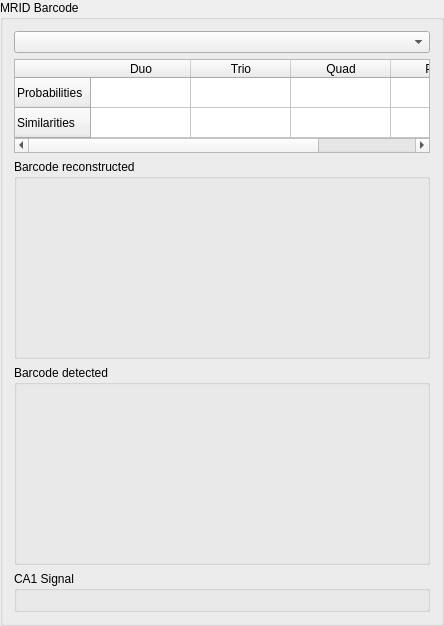
             <widget class="QGroupBox" name="groupBox_barcode">
              <property name="title">
               <string>MRID Barcode</string>
              </property>
              <layout class="QGridLayout" name="gridLayout_8">
               <item row="2" column="0">
                <widget class="QGroupBox" name="groupbox_barcode1">
                 <property name="minimumSize">
                  <size>
                   <width>0</width>
                   <height>200</height>
                  </size>
                 </property>
                 <property name="maximumSize">
                  <size>
                   <width>16777215</width>
                   <height>1000</height>
                  </size>
                 </property>
                 <property name="title">
                  <string>Barcode reconstructed</string>
                 </property>
                 <layout class="QGridLayout" name="gridLayout_6">
                  <item row="0" column="0">
                   <widget class="MplWidget" name="widget_barcode_reconstructed" native="true">
                    <property name="minimumSize">
                     <size>
                      <width>0</width>
                      <height>100</height>
                     </size>
                    </property>
                   </widget>
                  </item>
                 </layout>
                </widget>
               </item>
               <item row="1" column="0">
                <widget class="QTableWidget" name="tableWidget_barcode">
                 <property name="sizePolicy">
                  <sizepolicy hsizetype="MinimumExpanding" vsizetype="MinimumExpanding">
                   <horstretch>0</horstretch>
                   <verstretch>0</verstretch>
                  </sizepolicy>
                 </property>
                 <property name="minimumSize">
                  <size>
                   <width>300</width>
                   <height>76</height>
                  </size>
                 </property>
                 <property name="maximumSize">
                  <size>
                   <width>721</width>
                   <height>383</height>
                  </size>
                 </property>
                 <property name="verticalScrollBarPolicy">
                  <enum>Qt::ScrollBarAsNeeded</enum>
                 </property>
                 <property name="horizontalScrollBarPolicy">
                  <enum>Qt::ScrollBarAsNeeded</enum>
                 </property>
                 <property name="sizeAdjustPolicy">
                  <enum>QAbstractScrollArea::AdjustToContents</enum>
                 </property>
                 <row>
                  <property name="text">
                   <string>Probabilities</string>
                  </property>
                 </row>
                 <row>
                  <property name="text">
                   <string>Similarities</string>
                  </property>
                 </row>
                 <column>
                  <property name="text">
                   <string>Duo</string>
                  </property>
                 </column>
                 <column>
                  <property name="text">
                   <string>Trio</string>
                  </property>
                 </column>
                 <column>
                  <property name="text">
                   <string>Quad</string>
                  </property>
                 </column>
                 <column>
                  <property name="text">
                   <string>Penta</string>
                  </property>
                 </column>
                </widget>
               </item>
               <item row="0" column="0">
                <widget class="QComboBox" name="comboBox_mridBarcodes"/>
               </item>
               <item row="3" column="0">
                <widget class="QGroupBox" name="groupbox_barcode0">
                 <property name="minimumSize">
                  <size>
                   <width>0</width>
                   <height>200</height>
                  </size>
                 </property>
                 <property name="maximumSize">
                  <size>
                   <width>16777215</width>
                   <height>1000</height>
                  </size>
                 </property>
                 <property name="title">
                  <string>Barcode detected</string>
                 </property>
                 <layout class="QGridLayout" name="gridLayout_67">
                  <item row="0" column="0">
                   <widget class="MplWidget" name="widget_barcode_detected" native="true">
                    <property name="minimumSize">
                     <size>
                      <width>0</width>
                      <height>100</height>
                     </size>
                    </property>
                   </widget>
                  </item>
                 </layout>
                </widget>
               </item>
               <item row="4" column="0">
                <widget class="QGroupBox" name="groupBox_4">
                 <property name="title">
                  <string>CA1 Signal</string>
                 </property>
                 <layout class="QGridLayout" name="gridLayout_27">
                  <item row="0" column="0">
                   <widget class="MplWidget" name="ca1_signal_widget" native="true"/>
                  </item>
                 </layout>
                </widget>
               </item>
              </layout>
             </widget>
